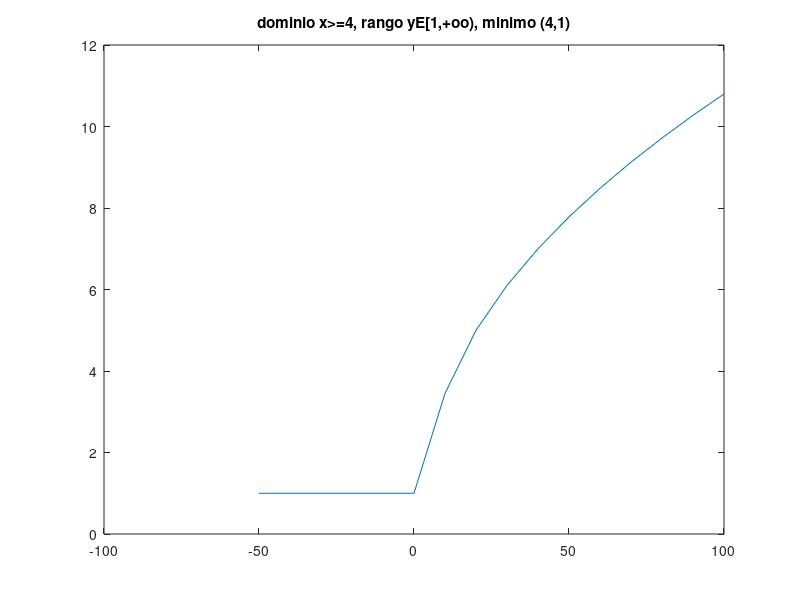

Write MATLAB code to recreate this figure.
% Scrip octave
% Title           : Funcion real de variable real y su representacion grafica
% Descripcion     : Determina las siguientes variables y funciones ER, grafica , obtener dominio y rango
% Autor           : Jennifer Guadalupe Angeles Hernandez
% Date            : 28102021
% Version         : 1
% Nota            : Requiere la aplicacion de Octave
%Problema         : uno


clear
%representar la siguiente euacion
'f(x) =1+ raiz x-4';
% Dominio de las funciones
x= -50:10:100;
% Regla de correspondencia (funcion)
fx= 1 + sqrt(x-4)
% Plotear Funcion 
grid on
ylabel('y')
xlabel('x')
plot(x,fx)
title('dominio x>=4, rango yE[1,+oo), minimo (4,1)')
